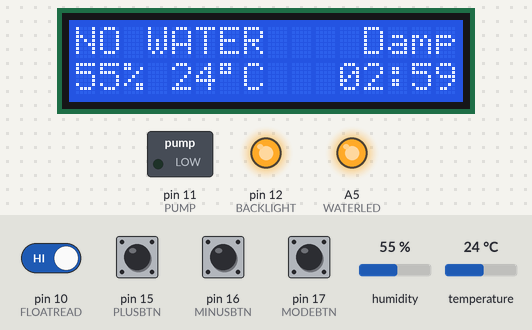
Simulated run of this sketch. Board: Arduino Uno, built with avr-gcc and run on an emulated ATmega328P. On the bench: 16×2 character LCD, switched loads named in the sketch (green lamp = pin HIGH), output pins drawn as LEDs (lit = HIGH). The test bench sets the inputs (shaded band); at power-on: pin 10 (FLOATREAD) HIGH, pin 15 (PLUSBTN), pin 16 (MINUSBTN), pin 17 (MODEBTN) LOW, humidity 55 %, temperature 24 °C. EEPROM starts erased; pins used as bus, display or sensor lines are not drawn.

Above: at 3.2 s.
3.3 s: pin 17 (MODEBTN) pulled HIGH for 1 s
At 3.45 s:
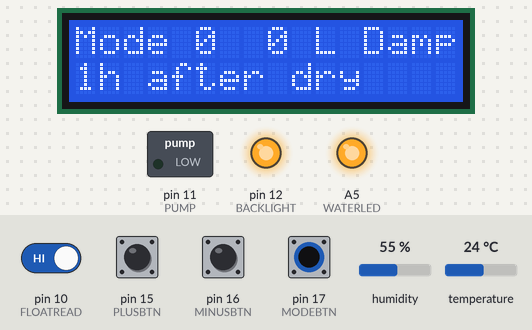
At 4.8 s:
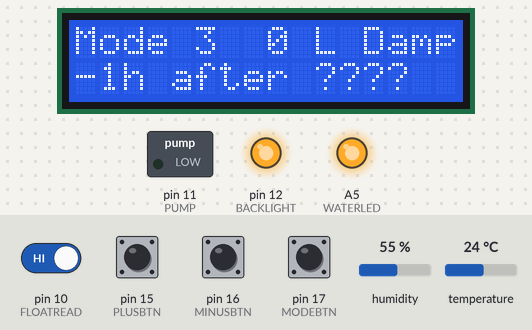
5.8 s: pin 17 (MODEBTN) pulled HIGH for 0.15 s
At 6.1 s:
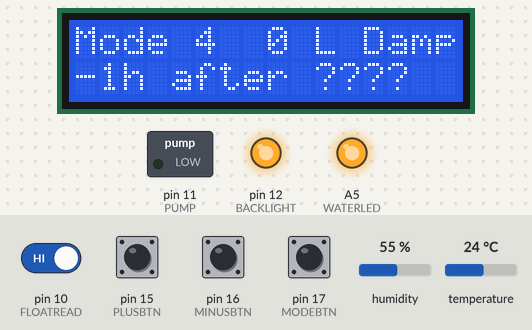
Timing chart, 0 to 8.8 s (numbered marks = the images above; inputs shaded):
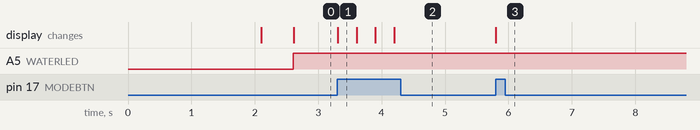

Measured:
- after the input at 3.3 s, the display: changes at once (image 1)
- after the input at 5.8 s, the display: changes at once (image 3)

The sketch:

flowerbot.ino
```cpp
#include <DHT.h>
#include <LiquidCrystal.h>
#include <EEPROM.h>

#define DHTPIN 9
#define DHTTYPE DHT11
#define SENSORPOWER 8
#define SOILREAD A0
#define FLOATREAD 10
#define WATERLED A5
#define PUMP 11
#define BACKLIGHT 12
#define PLUSBTN 15
#define MINUSBTN 16
#define MODEBTN 17
#define SECOND 1000
#define MINUTE 60000
#define HOUR 3600000
#define BTNDELAY 300
#define DEGREESYMBOL (char)223
#define BACKLIGHT_TIMEOUT 30000
#define PROBING_INTERVAL 60000
#define RUNNING_MODE_ADDR 0
#define MODE_SETTINGS_ADDR 2

DHT dht(DHTPIN, DHTTYPE);
LiquidCrystal lcd(2, 3, 4, 5, 6, 7);

struct airData {
  float humidity;
  float temperature;
  float eff_temperature;
};

struct buttonData {
  bool mode;
  bool minus;
  bool plus;
};

struct modeDefinition {
  float pot_size;
  int humidity;
  int dry_hours;
};

// We use a global variable to represent the backlight for quicker tests
// i.e. so we don't have to read the pins
bool waterled_on = false;
bool backlight_on = true;
unsigned long backlight_expiry;

// Flowerbot settings
int running_mode = 0;

struct modeDefinition mode_settings[5] = {
  { 2, 0, 6 },
  { 2, 0, 24 },
  { 2, 0, 1 },
  { 2, 1, 24 },
  { 2, 2, 72 }
};

void setup() {
  // initialize LEDs.
  pinMode(WATERLED, OUTPUT);
  pinMode(BACKLIGHT, OUTPUT);
  // initialize 5v for sensors
  pinMode(SENSORPOWER, OUTPUT);
  // initialize 5v for pump
  pinMode(PUMP, OUTPUT);
  // initialize analog input
  pinMode(SOILREAD, INPUT);
  // Initialize button pins
  pinMode(PLUSBTN, INPUT);
  pinMode(MINUSBTN, INPUT);
  pinMode(MODEBTN, INPUT);
  // initialize dht sensor
  dht.begin();
  pinMode(FLOATREAD, INPUT_PULLUP);
  // Write pump pin to low, just in case
  digitalWrite(PUMP, LOW);

  // Print bootup message
  setBacklightState(HIGH);
  lcd.begin(16,2);
  //lcd.print("Flowerbot v0.1");
  lcdPrint(0, 0, 16, "Flowerbot v0.2");
  lcdPrint(0, 1, 16, "Starting...");

  // Wait to allow people to read bootup message
  delay(2000);
  lcd.clear();
  setBacklightExpiry();
  struct buttonData bd = readButtonData();

  // Skip loading from EEPROM if mode and plus are depressed while starting.
  // This can function as a factory reset, should the user enter configuration
  if (!bd.mode && !bd.plus) {
    // Load user settings from EEPROM
    EEPROM.get(RUNNING_MODE_ADDR, running_mode);
    EEPROM.get(MODE_SETTINGS_ADDR, mode_settings);
  }
  else {
    lcdPrint(0, 0, 16, "Loading defaults");
    lcdPrint(0, 1, 16, "Config. to save");
    delay(5000);
  }
}

char *soilDataToString(int soil_state) {
  if (soil_state == 0)
    return "Dry";
  else if (soil_state == 1)
    return "Damp";
  else if (soil_state == 2)
    return "Wet";
  else
    return "????";
}

void updatePotSize(int change) {
  // Update the pot size for the current setting. change=1 == inc, -1 == dec
  float *pot_size = &(mode_settings[running_mode].pot_size);
  float delta;
  if (*pot_size < 2.0)
    delta = change * 0.1;
  // We can't use == 2.0 (it never yields true), so we use <2.5 instead
  else if (*pot_size < 2.50) {
    if (change == -1)
      delta = -0.1;
    else
      delta = 0.5;
  }
  else if (*pot_size < 5)
    delta = change * 0.5;
  else
    delta = change * 1;

  *pot_size = constrain(*pot_size + delta, 0.1, 20);
}

int litersToMilliseconds(float liters) {
  // Rough first estimation. Needs work.
  return (int)(liters * 2500);
}

int readSoil() {
  // Read soil moisture from the soil sensor.
  // Returns 0 for dry, 1 for damp and 2 for wet
  static int soil_humidity;
  // Turn on the sensor for soil moisture
  digitalWrite(SENSORPOWER, HIGH);
  // Let it settle
  delay(500);
  // Take the reading
  soil_humidity = analogRead(SOILREAD);
  // Turn it off
  digitalWrite(SENSORPOWER, LOW);
  if (soil_humidity >= 700)
    return 0;
  else if (soil_humidity >= 500)
    return 1;
  else
    return 2;
}

struct airData readAirData() {
  // Read data from air temperature/moisture sensor. Returns an airData struct.
  // Expects to have access to a globally scoped DHT object
  struct airData d;
  d.humidity = dht.readHumidity();
  d.temperature = dht.readTemperature();
  // Effective temperature is provided by computeHeadIndex. false means we want celsius.
  d.eff_temperature = dht.computeHeatIndex(d.temperature, d.humidity, false);
  return d;
}

struct buttonData readButtonData() {
  struct buttonData buttons;
  buttons.plus = digitalRead(PLUSBTN);
  buttons.minus = digitalRead(MINUSBTN);
  buttons.mode = digitalRead(MODEBTN);
  return buttons;
}

bool waterIsEmpty() {
  // Returns true if float switch is open
  return (digitalRead(FLOATREAD) == HIGH);
}

bool timeToAct(unsigned long last_action, unsigned long interval) {
  // Calculate whether or not it is time to act based on state of
  // millisecond timers. We need this because millis() rolls over every
  // ~50 days, and this handles that safely.
  // Returns true if last_action+interval is in the past or exact present
  return (millis() - last_action >= interval);
}

void pumpWater(unsigned long milliseconds) {
  // Turn on the water pump for 'milliseconds' milliseconds. Also blink the red LED
  // while the pump is active, to give some sort of visual confirmation of what is
  // going on.
  notifyBusy("Watering...");
  setBacklightState(HIGH);
  // Give user time to abort!
  delay(2000);
  digitalWrite(PUMP, HIGH);
  blinkWaterLED(milliseconds);
  digitalWrite(PUMP, LOW);
  clearLCD();
  setBacklightExpiry();
}

void blinkWaterLED(unsigned long milliseconds) {
  // Helper function for pumpWater. Blink the red LED for 'milliseconds' milliseconds.
  // Return when timer expires.
  bool led_state = false;
  unsigned long last_mod = 0;
  unsigned long current_mod;
  unsigned long loop_start = millis();
  // Blink WATERLED roughly every 100ms until we are done pumping
  while (millis() - loop_start < milliseconds) {
    current_mod = millis() % 100;
    if (current_mod < last_mod) {
      led_state = !led_state;
      digitalWrite(WATERLED, led_state);
    }
    last_mod = current_mod;
  }
  // Make sure we turn off the LED before returning
  digitalWrite(WATERLED, LOW);
}

void notifyEmptyWater(bool state) {
  // Notify user that the water reservoir is empty
  // state variable true to notify user, or false to remove notification
  char message[9];
  if (state == true) {
    setWaterLedState(HIGH);
    setBacklightState(HIGH);
    // This should be run often enough for the backlight never to turn off
    setBacklightExpiry();
    strncpy(message, "NO WATER", 9);
    // Write on LCD that water supply is empty
    // Length of field is 11 because that's the size of the field that we
    // are overwriting
    lcdPrint(0, 0, 11, message);
  }
  else if (waterled_on)
  {
    setWaterLedState(LOW);
    setBacklightExpiry();
    notifySettings(false);
  }
}

void notifyAirState(struct airData ad) {
  char message[9];
  snprintf(message, 9, "%2d%% %2d%cC", (int)ad.humidity, (int)ad.temperature, DEGREESYMBOL);
  lcdPrint(0, 1, 8, message);
}

void notifyBusy(char reason[]) {
  lcd.clear();
  lcd.print("Please wait...");
  lcd.setCursor(0, 1);
  lcd.print(reason);
}

void clearLCD() {
  lcd.clear();
}

void notifySettings(bool configuration_active) {
  // Print the top left side of the LCD with the active settings
  // If configuration is active, print information in lower row
  char settings[12];
  // Arduino's printf does not support float formatting, so we
  // need to split the number up into two parts
  float pot_size = mode_settings[running_mode].pot_size;
  // Add 0.01 to deal with float inaccuracies and make sure we're always above
  // the int (i.e. not below) as we're getting the left hand side of the interval
  int left_side = (int)(pot_size+0.01);
  // 0.1 is the maximum degree of accuracy, so we just multiply by 10
  // We can round here insted of adding since we've multiplied
  int right_side = (int)round((pot_size - left_side) * 10);
  if (right_side == 0)
    snprintf(settings, 12, "Mode %d %2d L", running_mode + 1, left_side);
  else
    snprintf(settings, 12, "Mode %d %d.%dL", running_mode + 1, left_side, right_side);

  lcdPrint(0, 0, 11, settings);

  if (configuration_active) {
    char description[17];
    char humidity[5];
    int dry_hours = mode_settings[running_mode].dry_hours;
    // Copy string to variable in order to make it lowercase
    strncpy(humidity, soilDataToString(mode_settings[running_mode].humidity), 5);
    humidity[0] = tolower(humidity[0]);
    snprintf(description, 17, "%dh after %s", dry_hours, humidity);
    lcdPrint(0, 1, 16, description);
    free(humidity);
  }
}

void notifySoilState(char state[]) {
  lcdPrint(12, 0, 4, state);
}

void notifyLastWateringTime(unsigned long last_watering_time, unsigned long current_time) {
  unsigned long delta_seconds = (current_time - last_watering_time) / 1000;
  char time[8];
  secondsToHHMM(delta_seconds, time);
  // Display the time in the appropriate LCD position, offset from the right (pos. 16)
  lcdPrint(16-(strlen(time)), 1, 7, time);
}

void secondsToHHMM(unsigned long seconds, char* time) {
  // Convert seconds to HH:MM, or D:HH:MM if longer than 24 hours
  int minutes = (seconds / 60) % 60;
  int hours = (seconds / 3600) % 24;
  int days = (seconds / 86400);
  if (days <= 0)
    snprintf(time, 6, "%02d:%02d", hours, minutes);
  else
    snprintf(time, 8, "%d:%02d:%02d", days, hours, minutes);
}

void lcdPrint(int col_start, int row_start, int field_length, char text[]) {
  // Print text of field_length starting at col_start and row_start on LCD.
  // If text length < field_length, we will pad with spaces to clear.
  lcd.setCursor(col_start, row_start);
  int text_length = strlen(text);
  char formatted_text [field_length+1];
  strncpy(formatted_text, text, field_length);
  // Fill the remaining slots with spaces
  for (int i = text_length; i <= field_length; i++) {
    formatted_text[i] = ' ';
  }
  formatted_text[field_length] = '\0';
  lcd.setCursor(col_start, row_start);
  lcd.print(formatted_text);
}

void setWaterLedState(bool state) {
  digitalWrite(WATERLED, state);
  waterled_on = (state == HIGH);
}

void setBacklightState(bool state) {
  digitalWrite(BACKLIGHT, state);
  backlight_on = (state == HIGH);
}

void setBacklightExpiry() {
  backlight_expiry = millis();
}

void enterConfigureMode() {
  // Break out of main loop until configuration timer expires.
  // This changes pot_size and running_mode. Will save changes
  // to EEPROM upon exit.
  unsigned long last_button_read = millis();
  struct buttonData buttons;
  int configuration_timeout = 15 * SECOND;
  unsigned long configuration_expiry = configuration_timeout + millis();
  notifySettings(true);

  while (millis() <= configuration_expiry) {
    if (timeToAct(last_button_read, BTNDELAY)) {
      buttons = readButtonData();
      if (buttons.mode || buttons.minus || buttons.plus) {
        last_button_read = millis();
        configuration_expiry = last_button_read + configuration_timeout;

        if (buttons.mode) {
          running_mode += 1;
          running_mode = running_mode % 5;
        }
        else if (buttons.minus) {
          updatePotSize(-1);
        }
        else {
          updatePotSize(1);
        }
        // Update LCD
        notifySettings(true);
      }
    }
  }
  // Update EEPROM if applicable
  EEPROM.put(RUNNING_MODE_ADDR, running_mode);
  EEPROM.put(MODE_SETTINGS_ADDR, mode_settings);
}

void loop() {
  // Set last_soil_state to invalid value to indicate startup
  static int last_soil_state = 3;

  // Initialize the last_watering and last_probing variables in the past to make sure
  // that we start out by probing and watering, should conditions dictate.
  static unsigned long last_watering = 0 - (mode_settings[running_mode].dry_hours * HOUR) + (10*SECOND);
  static unsigned long last_timer_notify = 0 - SECOND;
  static unsigned long last_waterlevel_notify = 0 - (10 * SECOND);
  static unsigned long last_probing = 0 - PROBING_INTERVAL;
  // soil_state_change is the timestamp of when the soil state changed states
  static unsigned long soil_state_change = 0 - (mode_settings[running_mode].dry_hours * HOUR) + (10*SECOND);
  // Text description of soil state
  static char soil_state_desc[5];
  static struct airData air_data;
  static struct buttonData buttons;
  static int soil_state;
  static bool water_empty = true;

  // Read the data
  if (timeToAct(last_probing, PROBING_INTERVAL)) {
    notifyBusy("Reading sensors...");
    last_probing = millis();
    air_data = readAirData();
    soil_state = readSoil();
    // last_soil_state == 3 indicates a startup, so no update to make sure to water
    // if the soil needs it, as we don't know the last time it happened
    if (last_soil_state != soil_state && last_soil_state != 3)
      soil_state_change = millis();
    last_soil_state = soil_state;
    water_empty = waterIsEmpty();
    clearLCD();
    // Check if soil is below the desired humidity level. If so, check if we should
    // water it, based on the time elapsed since soil reched that stage
    if (soil_state <= mode_settings[running_mode].humidity && timeToAct(soil_state_change, mode_settings[running_mode].dry_hours * HOUR)) {
      if (!water_empty) {
        pumpWater(litersToMilliseconds(mode_settings[running_mode].pot_size));
        last_watering = millis();
        // Special case for plants that should always be wet, as there will no state
        // change from wet->wet, so we need to pretend that there was due to how we
        // check if it's time to water
        if (mode_settings[running_mode].humidity == 2 && soil_state == 2)
          soil_state_change = last_watering;
      }
    }
    strncpy(soil_state_desc, soilDataToString(soil_state), 5);
    notifySoilState(soil_state_desc);
    notifyAirState(air_data);
    notifySettings(false);
    notifyEmptyWater(water_empty);
  }

  buttons = readButtonData();
  if (buttons.mode || buttons.minus || buttons.plus) {
    setBacklightState(HIGH);
    if (buttons.mode) {
      enterConfigureMode();
      clearLCD();
      notifySettings(false);
      notifyLastWateringTime(last_watering, millis());
      notifyAirState(air_data);
      notifySoilState(soil_state_desc);
    }
    setBacklightExpiry();
  }

  // Check if it's time to update time elapsed since last watering
  if (timeToAct(last_timer_notify, SECOND)) {
    notifyLastWateringTime(last_watering, millis());
    last_timer_notify = millis();
  }

  // Check if it's time to check and notify water level state
  if (timeToAct(last_waterlevel_notify, 5*SECOND)) {
    notifyEmptyWater(waterIsEmpty());
    last_waterlevel_notify = millis();
  }

  // Check if backlight is on and should be turned off
  if (backlight_on && timeToAct(backlight_expiry, BACKLIGHT_TIMEOUT)) {
    setBacklightState(LOW);
  }
}
```
